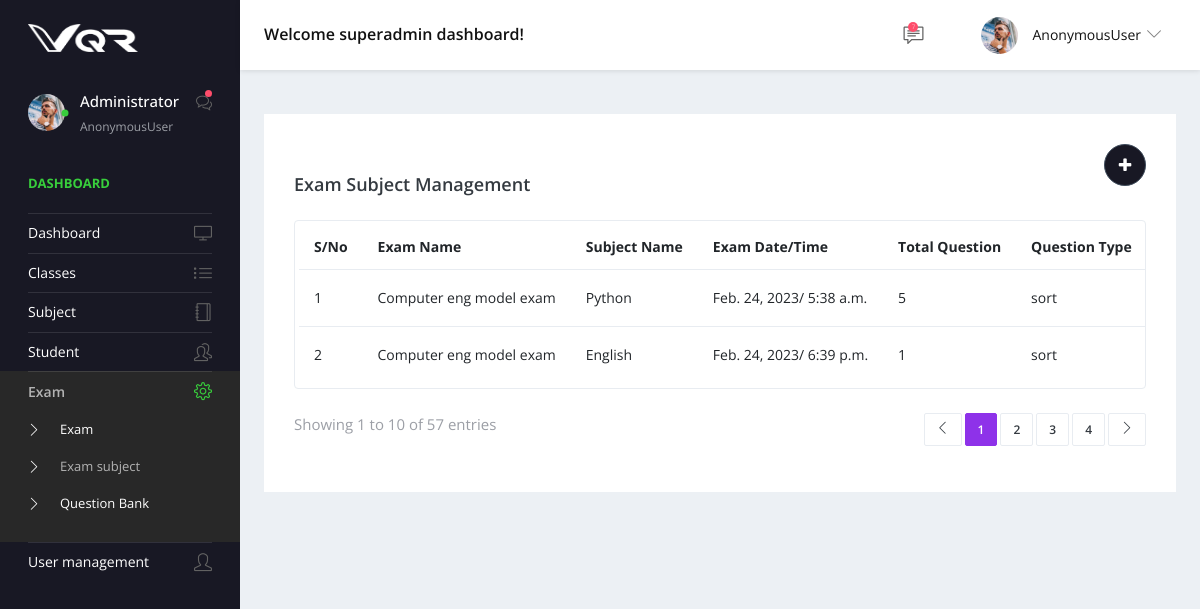
Page /exam_subject on the committed database.
### app/models.py (models this page shows)
class common_table(models.Model):
    created_by = models.ForeignKey(User, related_name="%(app_label)s_%(class)s_ownership",on_delete=models.CASCADE,null=True)
    created_dt = models.DateField(auto_now=True)
    updated_by =  models.ForeignKey(User, related_name="%(app_label)s_%(class)s_ownership1",on_delete=models.CASCADE,null=True)
    updated_dt = models.DateField(null=True)
    created_tm = models.TimeField(auto_now=True)
    updated_tm = models.TimeField(null=True)
    status = models.CharField(max_length=10, null=True)
    class Meta:
        abstract = True

class Multiple_exam_details(common_table):
    exam_id = models.ForeignKey(Exam_master,related_name='Multiple_exam_details_exam_id',on_delete=models.CASCADE,null=True)
    subject_id = models.ForeignKey(Subject_master,related_name='Multiple_exam_details_subject_id',on_delete=models.CASCADE,null=True)
    exam_dt = models.DateField()
    exam_tm = models.TimeField()
    total_que = models.IntegerField()
    question_type = models.CharField(max_length=25,null=True)

class Exam_master(common_table):
    exam_name = models.CharField(max_length=25,null=True)
    class_id = models.ForeignKey(Class_master,related_name='Exam_master_class_id',on_delete=models.CASCADE,null=True)
    duration = models.CharField(max_length=25,null=True)

class Subject_master(common_table):
    name = models.CharField(max_length=25,null=True)

### app/views.py (the view)
# urls.py: path('exam_subject',views.exam_subject,name='exam_subject'),
def exam_subject(request):
    data = Multiple_exam_details.objects.all()
    context = {
        'data':data
    }
    return render(request,'exam_subject.html',context)

### app/templates/exam_subject.html (shortened to what this page needs)
{% extends 'base.html' %}
{% block content %}
<div class="content-wrapper">
    <div class="row">
      <div class="col-md-12 grid-margin stretch-card">
        <div class="card">
          <div class="card-body">
            <a href="{% url 'create_exam_subject' %}">
            <button style=" float: right;background: #181824;" type="button" class="btn btn-dark btn-rounded btn-icon">
                <i class="fa fa-plus m-1"></i>
              </button>
          </a>
            <br>
            <div class="d-sm-flex align-items-center mb-4">
              <h4 class="card-title mb-sm-0 mt-2">Exam Subject Management</h4>
            </div>
            <div class="table-responsive border rounded p-1">
              <table class="table">
                <thead>
                  <tr>
                    <th class="font-weight-bold"> S/No</th>
                    <th class="font-weight-bold">Exam Name</th>
                    <th class="font-weight-bold">Subject Name</th>
                    <th class="font-weight-bold">Exam Date/Time</th>
                    <th class="font-weight-bold">Total Question</th>
                    <th class="font-weight-bold"> Question Type</th>
                  </tr>
                </thead>
                <tbody>
                  {% for i in data %}
                  <tr>
                    <td>{{forloop.counter}}</td>
                    <td>
                    {{i.exam_id.exam_name}}
                    </td>
                    <td>
                      {{i.subject_id.name}}
                      </td>
                      <td>
                        {{i.exam_dt}}/   {{i.exam_tm}}
                        </td>
                        <td>
                          {{i.total_que}}
                          </td>
                          <td>
                            {{i.question_type}}
                            </td>
                  </tr>
                  {% endfor %}
                </tbody>
              </table>
            </div>
            <div class="d-flex mt-4 flex-wrap">
              <p class="text-muted">Showing 1 to 10 of 57 entries</p>
              <nav class="ml-auto">
                <ul class="pagination separated pagination-info">
                  <li class="page-item"><a href="#" class="page-link"><i class="icon-arrow-left"></i></a></li>
                  <li class="page-item active"><a href="#" class="page-link">1</a></li>
                  <li class="page-item"><a href="#" class="page-link">2</a></li>
                  <li class="page-item"><a href="#" class="page-link">3</a></li>
                  <li class="page-item"><a href="#" class="page-link">4</a></li>
                  <li class="page-item"><a href="#" class="page-link"><i class="icon-arrow-right"></i></a></li>
                </ul>
              </nav>
            </div>
          </div>
        </div>
      </div>
    </div>
  </div>
{% endblock %}

### rows in the picture
Multiple_exam_details: exam_id.exam_name "Computer eng model exam", subject_id.name "Python", exam_dt "Feb. 24, 2023", exam_tm "5:38 a.m.", total_que "5", question_type "sort"
Multiple_exam_details: exam_id.exam_name "Computer eng model exam", subject_id.name "English", exam_dt "Feb. 24, 2023", exam_tm "6:39 p.m.", total_que "1", question_type "sort"

### other values in the picture
{{ request.user }} "AnonymousUser"
